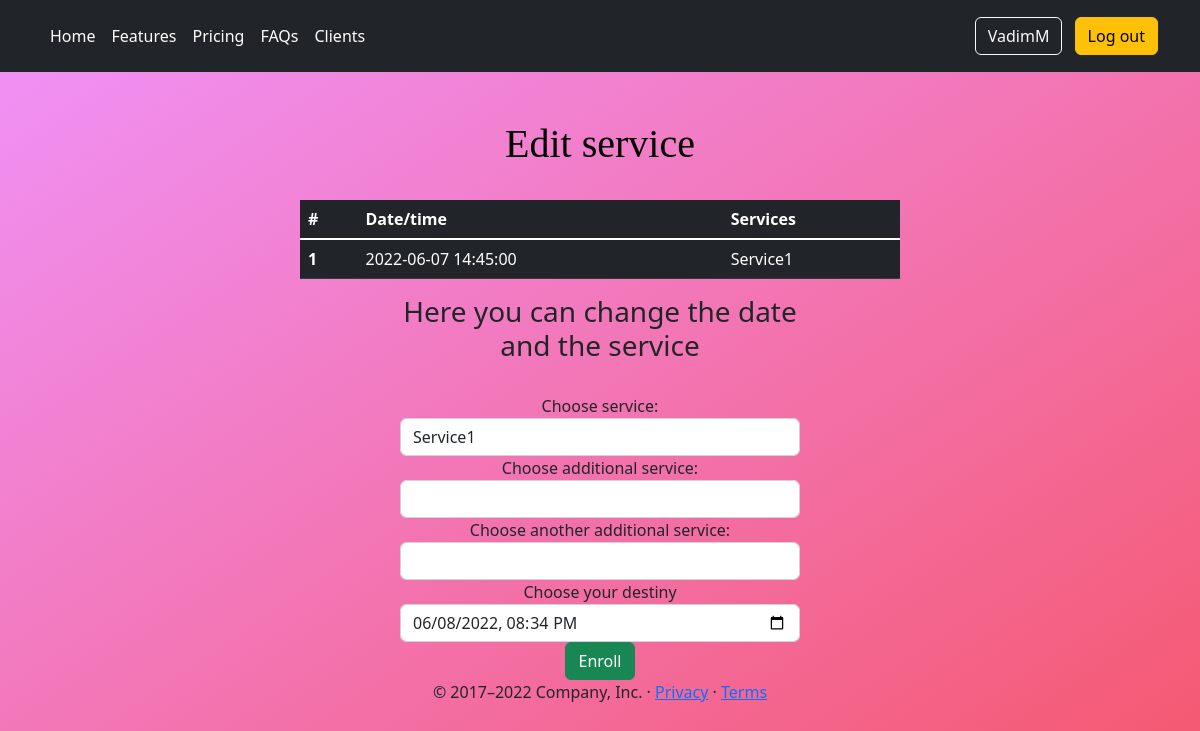
The app's page /edit_service/1 (signed in), older data.
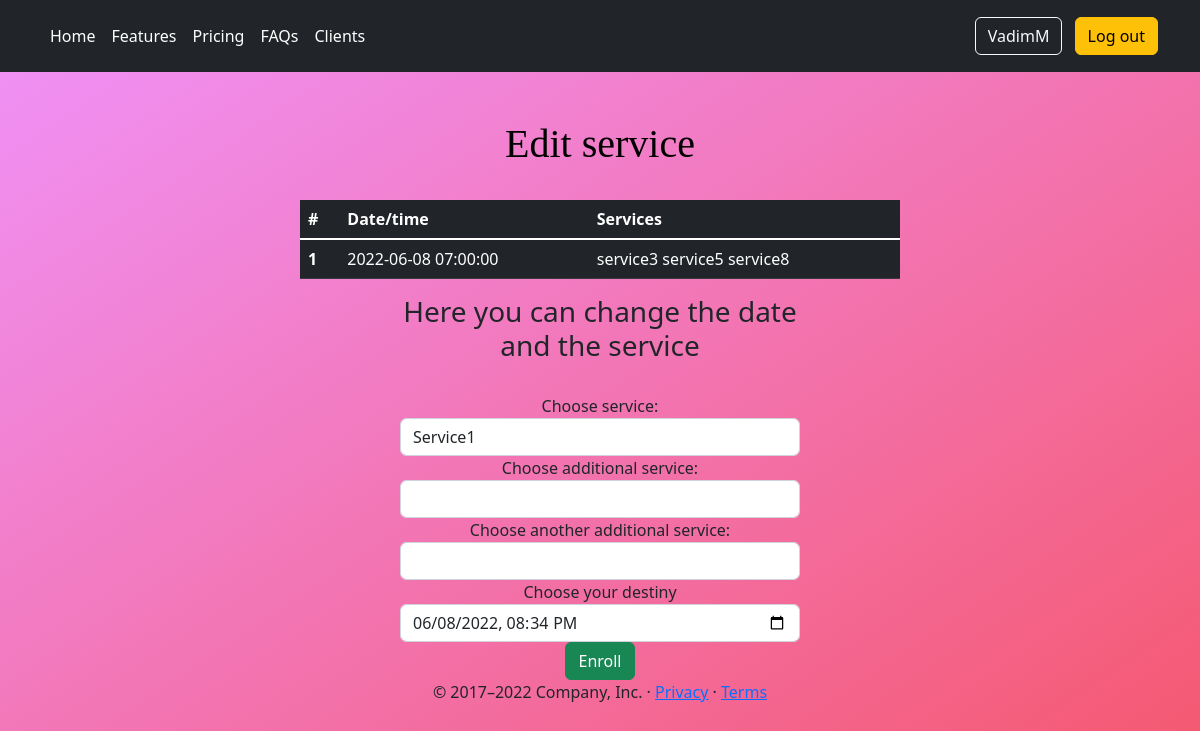
The same page, newer data.
### app/models.py (models this page shows, shortened)
class Service(db.Model):
    __tablename__ = 'service'
    id = db.Column(db.Integer, primary_key=True)
    service = db.Column(db.String(140))
    service_time = db.Column(db.String, index=True)  # TODO service date\time
    user_id = db.Column(db.Integer, db.ForeignKey('user.id'))

### app/routes.py (the view, shortened to what this page needs)
@app.route('/edit_service/<int:service_id>', methods=['GET', 'POST'])
@login_required
def edit_service(service_id):
    service = Service.query.filter_by(id=service_id).first()
    form = Services()
    return render_template('edit_service.html', title='Edit service', form=form, user=current_user, service=service)

### app/forms.py
class Services(FlaskForm):  # TODO multiple field input
    service1 = SelectField('Choose service:', choices=['Service1', 'service2', 'service3'])
    service2 = SelectField('Choose additional service:', render_kw={'placeholder': 'Add service'},
                           choices=['', 'Service4', 'service5', 'service6'],
                           validate_choice=False)
    service3 = SelectField('Choose another additional service:', choices=['', 'Service7', 'service8', 'service9'],
                           validate_choice=False)
    service_time = DateTimeLocalField('Choose your destiny', default=datetime.today(), validators=[InputRequired()],
                                      format='%Y-%m-%dT%H:%M')  # TODO datetime format without seconds
    submit = SubmitField('Enroll', render_kw={'class': 'btn btn-info'})

### app/models.py (called while the page is built)
@login.user_loader
def load_user(id):
    return User.query.get(int(id))

### app/routes.py (called while the page is built)
@app.before_request
def before_request():
    if current_user.is_authenticated:
        current_user.last_seen = datetime.today()
        db.session.commit()

### app/templates/edit_service.html (shortened to what this page needs)
{% extends "base.html" %}
{% import "bootstrap/wtf.html" as wtf %}
{% block body %}
<br><br><h1>Edit service</h1><br>
 <table class="table table-dark">
        <thead>
        <tr>
            <th scope="col">#</th>
            <th scope="col">Date/time</th>
            <th scope="col">Services</th>
        </tr>
        </thead>
        <tbody class="table-group-divider">
        <tr>
            {% if user == current_user %}
            <th scope="row">{{ service.id }}</th>
            <td>{{ service.service_time }}</td>
            <td>{{ service.service }}</td>
            {% endif %}
        </tr>
        </tbody>
    </table>
    <form action="" method="post">
        <h3><label>Here you can change the date and the service</label></h3><br>
        {{ wtf.quick_form(form, button_map={'submit': 'success'}) }}
    </form>{% endblock %}
{% block footer%}
    <footer class="container">
        <p>&copy; 2017–2022 Company, Inc. &middot; <a href="#">Privacy</a> &middot; <a href="#">Terms</a></p>
    </footer>
{% endblock %}

Row changes from the older to the newer data that the page shows:
changed Service id 1: service_time "2022-06-07 14:45:00" → "2022-06-08 07:00:00"; service "Service1" → "service3 service5 service8"
